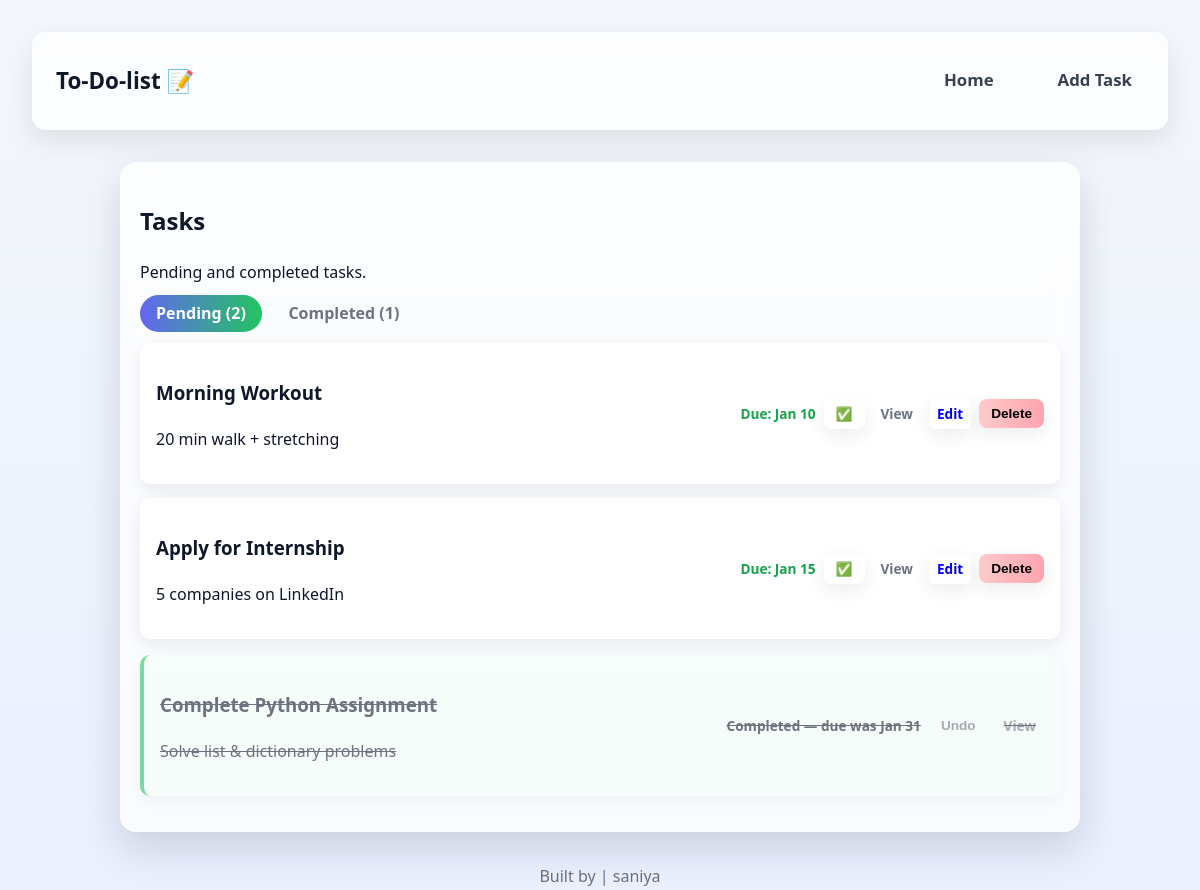
The page / on the database its author committed.
### tasks/models.py (models this page shows, shortened)
class Task(models.Model):
    title = models.CharField(max_length=200)
    description = models.TextField(blank=True)
    deadline = models.DateField()
    completed = models.BooleanField(default=False)
    created_at = models.DateField(default=timezone.now)
    class Meta:
        ordering = ['completed', 'deadline', '-created_at']

### tasks/views.py (the view)
# urls.py: path('', views.TaskListView.as_view(), name='index'),            # CBV - list
class TaskListView(ListView):
    model = Task
    template_name = 'tasks/index.html'
    context_object_name = 'tasks'
    paginate_by = 50
    def get_queryset(self):
        return Task.objects.order_by('completed', 'deadline', '-created_at')
    def get_context_data(self, **kwargs):
        ctx = super().get_context_data(**kwargs)
        ctx['pending'] = [t for t in self.object_list if not t.completed]
        ctx['completed_tasks'] = [t for t in self.object_list if t.completed]
        ctx['now'] = timezone.now()
        return ctx

### templates/tasks/index.html (shortened to what this page needs)
{% extends 'base.html' %}
{% load static %}
{% block content %}
<section class="panel">
  <div class="panel-header">
    <h2>Tasks</h2>
    <p class="subtitle">Pending and completed tasks.</p>
  </div>
  <div class="tabs">
    <label for="tab-1">Pending ({{ pending|length }})</label>
    <label for="tab-2">Completed ({{ completed_tasks|length }})</label>
    <div class="tab-content" id="content-1">
      {% if pending %}
        <ul class="task-list">
          {% for task in pending %}
          <li class="task-card">
            <div class="task-main">
              <h3 class="task-title">{{ task.title }}</h3>
              <p class="task-desc">{{ task.description|linebreaksbr }}</p>
            </div>
            <div class="task-meta task-actions">
              <span class="due future">
                Due: {{ task.deadline|date:'M d' }}
              </span>
              <form method="post" action="{% url 'tasks:toggle' task.pk %}">
                <button class="btn small" title="Mark complete">✅</button>
              </form>
              <a class="btn small ghost" href="{% url 'tasks:detail' task.pk %}">
                View
              </a>
              <a class="btn small" href="{% url 'tasks:edit' task.pk %}">
                Edit
              </a>
              <form method="post"
                    action="{% url 'tasks:delete' task.pk %}"
                    style="display:inline">
                <button class="btn small danger">Delete</button>
              </form>
            </div>
          </li>
          {% endfor %}
        </ul>
      {% else %}
        <p class="empty">No pending tasks — enjoy your free time!</p>
      {% endif %}
    </div>
    <div class="tab-content" id="content-2">
      {% if completed_tasks %}
        <ul class="task-list">
          {% for task in completed_tasks %}
          <li class="task-card completed-card">
            <div class="task-main">
              <h3 class="task-title">{{ task.title }}</h3>
              <p class="task-desc">{{ task.description|linebreaksbr }}</p>
            </div>
            <div class="task-meta task-actions">
              <span class="due">
                Completed — due was {{ task.deadline|date:'M d' }}
              </span>
              <form method="post" action="{% url 'tasks:toggle' task.pk %}">
                <button class="btn small ghost">Undo</button>
              </form>
              <a class="btn small ghost" href="{% url 'tasks:detail' task.pk %}">
                View
              </a>
            </div>
          </li>
          {% endfor %}
        </ul>
      {% else %}
        <p class="empty">No completed tasks yet — get something done!</p>
      {% endif %}
    </div>
  </div>
</section>
{% endblock %}

### templates/base.html (shortened to what this page needs)
<!doctype html>
<html lang="en">
<head>
  <link rel="stylesheet" href="/static/css/styles.css">
</head>
<body>
  <header class="site-header">
    <h1 class="logo">To‑Do-list 📝</h1>
    <nav>
      <a href="{% url 'tasks:index' %}" class="nav-link">Home</a>
      <a href="{% url 'tasks:add' %}" class="nav-link">Add Task</a>
    </nav>
  </header>
  <main class="container">
    {% block content %}{% endblock %}
  </main>
  <footer class="site-footer">
    <p>Built by | saniya</p>
  </footer>
</body>
</html>

### static/css/styles.css (style rules this page uses)
:root { --bg: #f4f7fb; --card: rgba(255, 255, 255, 0.75); --muted: #6b7280; --text: #0f172a; --accent: #6366f1; --accent-2: #22c55e; --danger: #ef4444; --radius-lg: 16px; --radius-md: 10px; --radius-sm: 8px; --shadow-sm: 0 6px 18px rgba(15, 23, 42, 0.08); --shadow-lg: 0 16px 40px rgba(15, 23, 42, 0.15); --font: "Segoe UI", Roboto, Arial, sans-serif; }
*, *::before, *::after { box-sizing: border-box; }
html, body { height: 100%; }
body { margin: 0; font-family: var(--font); background: linear-gradient(180deg, var(--bg), #eaf0ff); color: var(--text); line-height: 1.6; padding: 2rem; }
.container { max-width: 960px; margin: auto; }
.site-header { display: flex; justify-content: space-between; align-items: center; margin-bottom: 2rem; }
.logo { font-size: 1.4rem; font-weight: 800; }
.nav-link { color: var(--muted); text-decoration: none; margin-left: 1rem; font-weight: 600; }
.panel { background: var(--card); border-radius: var(--radius-lg); padding: 1.25rem; box-shadow: var(--shadow-lg); backdrop-filter: blur(12px); }
.tabs { margin-top: 1rem; }
.tabs label { padding: 0.45rem 1rem; margin-right: 0.4rem; border-radius: 999px; cursor: pointer; font-weight: 600; color: var(--muted); }
.tabs input:checked + label { background: linear-gradient(90deg, var(--accent), var(--accent-2)); color: #fff; }
.task-list { list-style: none; padding: 0; display: grid; gap: 14px; }
.task-card { display: flex; justify-content: space-between; gap: 1rem; padding: 1rem; border-radius: var(--radius-md); background: rgba(255, 255, 255, 0.85); box-shadow: var(--shadow-sm); }
.completed-card { opacity: 0.7; text-decoration: line-through; border-left: 4px solid var(--accent-2); }
.btn { padding: 0.45rem 0.75rem; border-radius: var(--radius-sm); border: none; font-weight: 700; cursor: pointer; background: #fff; box-shadow: var(--shadow-sm); }
.btn.small { font-size: 0.85rem; }
.btn.ghost { background: transparent; box-shadow: none; color: var(--muted); }
.btn.danger { background: linear-gradient(90deg, #fecaca, #fda4af); }
.site-footer { text-align: center; color: var(--muted); margin-top: 2rem; }
.site-header nav { display: flex; gap: 1.5rem; align-items: center; }
.nav-link { font-size: 1.05rem; font-weight: 700; color: #374151; text-decoration: none; padding: 0.4rem 0.7rem; border-radius: 8px; transition: transform 0.25s ease, color 0.25s ease, background-color 0.25s ease, box-shadow 0.25s ease; }
.site-header { display: flex; justify-content: space-between; align-items: center; padding: 1rem 1.5rem; border-radius: 14px; background: rgba(255, 255, 255, 0.75); backdrop-filter: blur(10px); box-shadow: 0 10px 30px rgba(0,0,0,0.1); margin-bottom: 2rem; }
.site-header .logo { font-size: 1.4rem; font-weight: 800; }
.nav-link { position: relative; font-size: 1.05rem; font-weight: 700; color: #374151; text-decoration: none; padding: 0.45rem 0.75rem; border-radius: 10px; transition: transform 0.25s ease, color 0.25s ease, background 0.25s ease, box-shadow 0.25s ease; }
.nav-link::after { content: ""; position: absolute; left: 50%; bottom: 6px; width: 0; height: 2px; background: linear-gradient(90deg, #6366f1, #22c55e); transition: all 0.3s ease; transform: translateX(-50%); }
.task-card { transition: transform 0.25s ease, box-shadow 0.25s ease; }
.completed-card { opacity: 0.6; background: rgba(240, 253, 244, 0.8); border-left: 4px solid #22c55e; text-decoration: line-through; }
.due { font-size: 0.85rem; font-weight: 600; }
.due.future { color: #16a34a; }
.task-actions { display: flex; gap: 0.5rem; align-items: center; }
.task-actions a { font-size: 0.8rem; font-weight: 600; padding: 0.25rem 0.5rem; border-radius: 6px; text-decoration: none; }

### rows shown on the page
Task: title "Morning Workout", description "20 min walk + stretching", deadline "Jan 10"
Task: title "Apply for Internship", description "5 companies on LinkedIn", deadline "Jan 15"
Task: title "Complete Python Assignment", description "Solve list & dictionary problems", deadline "Jan 31"

### other values the page prints
{{ pending|length }} "2"
{{ completed_tasks|length }} "1"
